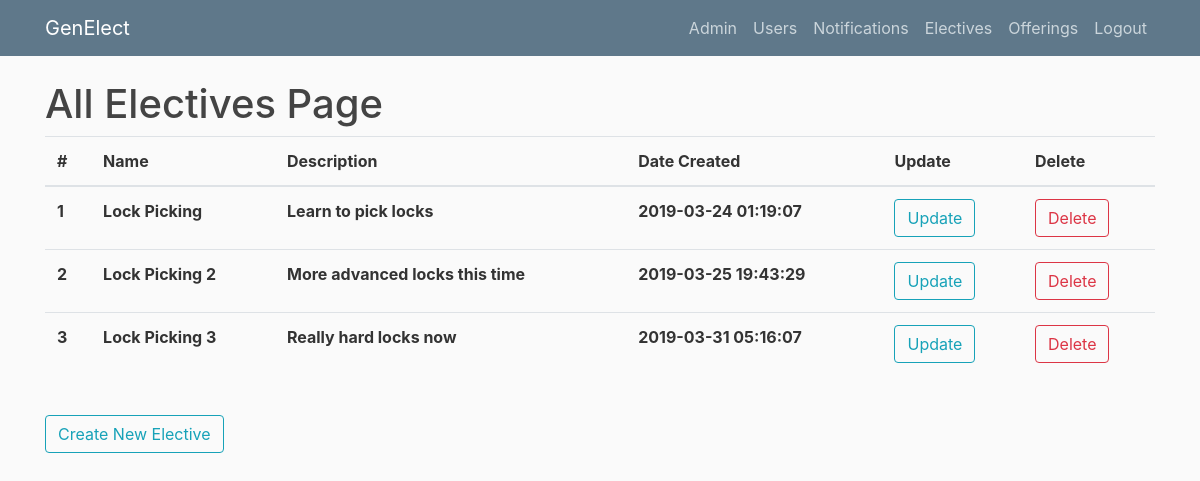
Page /allelectives (signed in) on the earlier database version.
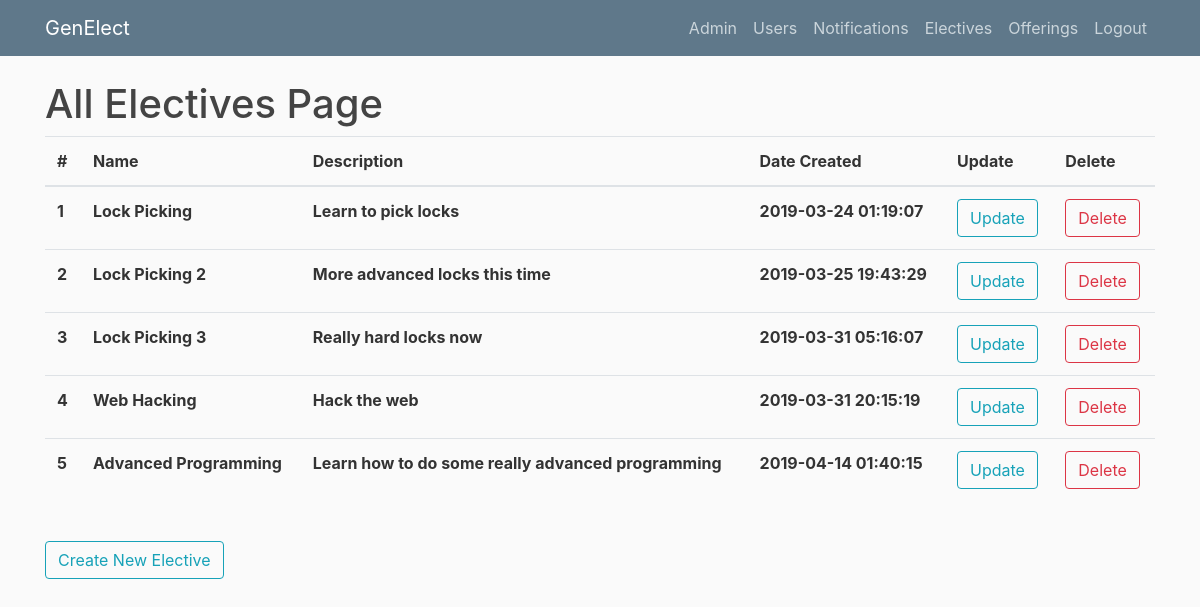
Same page on the later database version.
### genElect/models.py (models this page shows)
class Base(db.Model):
    __abstract__ = True
    id = db.Column(db.Integer, primary_key=True, autoincrement=True)
    date_created = db.Column(db.DateTime, default=db.func.current_timestamp())
    date_modified = db.Column(db.DateTime, default=db.func.current_timestamp(),
            onupdate=db.func.current_timestamp())

class Electives(Base):
    __tablename__ = 'electives'
    name = db.Column(db.String(100))
    description = db.Column(db.String(500))
    prerequisites = db.relationship('Prerequisites', backref='elective', lazy=True)
    offerings = db.relationship('Offerings', backref='elective', lazy=True)
    completed_users = db.relationship('Completions', backref='elective', lazy=True)
    can_retake = db.Column(db.Boolean)

### genElect/__init__.py (the view)
@app.route("/allelectives")
def allelectives():
    if current_user.is_authenticated and (current_user.role == "admin" or current_user.role == "instructor"):
        electives = Electives.query.all()
        return render_template('allelectives.html', electives=electives, title="Electives")
    else:
        return render_template('denied.html')

### genElect/__init__.py (called while the page is built)
@login_manager.user_loader
def load_user(user_id):
    return Users.query.get(int(user_id))

### genElect/templates/allelectives.html
{% extends "layout.html" %}
{% block content %}
    <h1>All Electives Page</h1>
	<table class="table">
	  <thead>
	    <tr>
	      <th scope="col">#</th>
	      <th scope="col">Name</th>
	      <th scope="col">Description</th>
	      <th scope="col">Date Created</th>
	      <th scope="col">Update</th>
	      <th scope="col">Delete</th>
	    </tr>
	  </thead>
	  <tbody>
	  	{% for elective in electives %}
	    <tr>
	      <th scope="row">{{elective.id}}</th>
	      <th scope="row">{{elective.name}}</th>
	      <th scope="row">{{elective.description}}</th>
	      <th scope="row">{{elective.date_created}}</th>
	      <th scope="row"><button type="button" onclick="window.location.href = '/editelective/{{elective.id}}'" class="btn btn-outline-info">Update</button></th>
	      <th scope="row"><button type="button" onclick="window.location.href = '/deleteelective/{{elective.id}}'" class="btn btn-outline-danger">Delete</button></th>
	    </tr>
	    {% endfor %}
	  </tbody>
	</table>
    <br><button type="button" onclick="window.location.href = '/createelective'" class="btn btn-outline-info">Create New Elective</button>
{% endblock content %}

Differences in the rows shown:
added Electives: id "4", name "Web Hacking", description "Hack the web", date_created "2019-03-31 20:15:19"
added Electives: id "5", name "Advanced Programming", description "Learn how to do some really advanced programming", date_created "2019-04-14 01:40:15"
